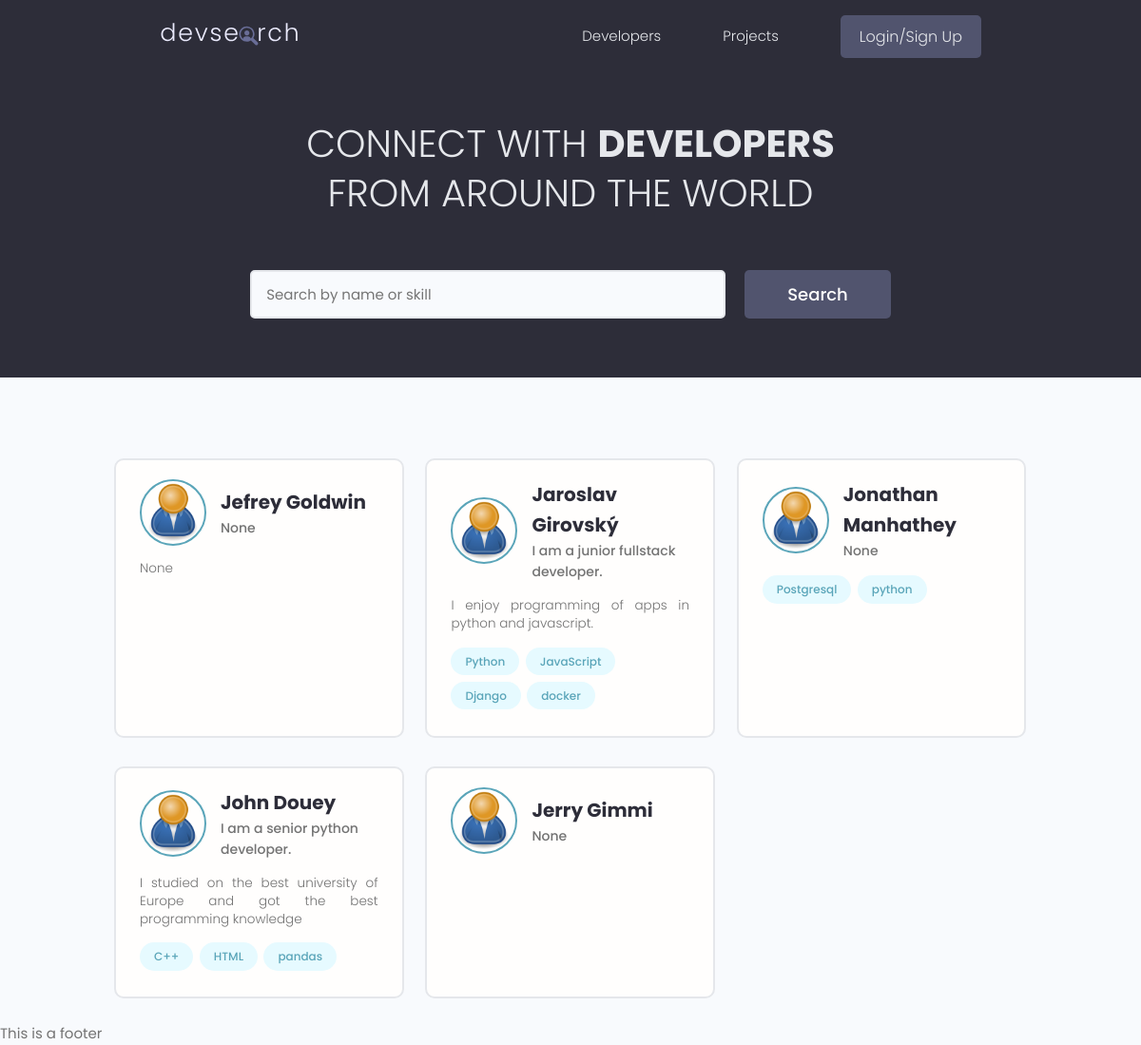
/profiles/, run on the app's committed database.
### users/models.py (models this page shows, shortened)
class Profile(models.Model):
    user = models.OneToOneField(User, on_delete=models.CASCADE, null=True, blank=True)
    username = models.CharField(max_length=200, blank=True, null=True)
    name = models.CharField(max_length=200, blank=True, null=True)
    location = models.CharField(max_length=200, blank=True, null=True)
    email = models.EmailField(max_length=500, blank=True, null=True)
    short_intro = models.CharField(max_length=200, blank=True, null=True)
    bio = models.TextField(blank=True, null=True)
    profile_image = models.ImageField(blank=True, null=True, upload_to="profiles/", default="user-default.png")
    social_github = models.CharField(max_length=200, blank=True, null=True)
    social_twitter = models.CharField(max_length=200, blank=True, null=True)
    social_linkedin = models.CharField(max_length=200, blank=True, null=True)
    social_youtube = models.CharField(max_length=200, blank=True, null=True)
    social_website = models.CharField(max_length=200, blank=True, null=True)
    created_at = models.DateTimeField(auto_now_add=True)
    id = models.UUIDField(default=uuid.uuid4, unique=True, primary_key=True, editable=False)
    @property
    def imageURL(self):
        try:
            url = self.profile_image.url
        except:
            url = ""
        return url

class Skill(models.Model):
    owner = models.ForeignKey(Profile, on_delete=models.CASCADE, null=True, blank=True)
    name = models.CharField(max_length=200)
    description = models.TextField(blank=True, null=True)
    id = models.UUIDField(default=uuid.uuid4, unique=True, primary_key=True, editable=False)

### users/views.py (the view)
# urls.py: path('', RedirectView.as_view(url="profiles/"), name="home"),
def profiles(request):
    profiles, search_query = searchProfiles(request)
    custom_range, profiles = paginateProfiles(request, profiles, 12)
    context = {"profiles": profiles,
               "search_query": search_query,
               "custom_range": custom_range
               }
    return render(request, 'users/profiles.html', context)

### users/utils.py (called while the page is built)
def paginateProfiles(request, queryset, results):
    page = request.GET.get('page')    # current page we are on
    paginator = Paginator(queryset, results)
    try:
        queryset = paginator.page(page)
    except PageNotAnInteger:
        page = 1
        queryset = paginator.page(page)
    except EmptyPage:
        page = paginator.num_pages
        queryset = paginator.page(page)
    leftIndex = (int(page) - 2)
    if leftIndex < 1:
        leftIndex = 1
    rightIndex = (int(page) + 2)
    if rightIndex < 5:
        rightIndex = 5
    if rightIndex > paginator.num_pages:
        rightIndex = paginator.num_pages
    custom_range = range(leftIndex, rightIndex+1)
    return custom_range, queryset

def searchProfiles(request):
    search_query = ''
    if request.GET.get('search_query'):
        search_query = request.GET.get('search_query')
    skills = Skill.objects.filter(name__icontains=search_query)
    profiles = Profile.objects.distinct().filter(
        Q(name__icontains=search_query) |
        Q(short_intro__icontains=search_query) |
        Q(skill__name__icontains=search_query)
    )
    return profiles, search_query

### users/templates/users/profiles.html (shortened to what this page needs)
{% extends "base.html"%}
{% load static %}
{% block content %}
<main class="home">
    <section class="hero-section text-center">
      <div class="container container--narrow">
        <div class="hero-section__box">
          <h2>CONNECT WITH <span>DEVELOPERS</span></h2>
          <h2>FROM AROUND THE WORLD</h2>
        </div>
        <div class="hero-section__search">
          <form id='searchForm' class="form" action="#" method="get">
            <div class="form__field">
              <input class="input input--text" id="formInput#search" type="text" name="search_query"
                value="{{search_query}}" placeholder="Search by name or skill" />
            </div>
            <input class="btn btn--sub btn--lg" type="submit" value="Search" />
          </form>
        </div>
      </div>
    </section>
    <section class="devlist">
      <div class="container">
        <div class="grid grid--three">
        {% for profile in profiles %}
          <div class="column card">
            <div class="dev">
              <a href="{% url 'users:profile-detail' profile.id %}" class="card__body">
                <div class="dev__profile">
                  <img class="avatar avatar--md" src="{{profile.imageURL}}" alt="{{profile.profile_image}}" />
                  <div class="dev__meta">
                    <h3>{{profile.name}}</h3>
                    <h5>{{profile.short_intro|slice:"40"}}</h5>
                  </div>
                </div>
                <p class="dev__info">
                  {{profile.bio|slice:"150"}}
                </p>
                <div class="dev__skills">
                {% for skill in profile.skill_set.all|slice:4 %}
                  <span class="tag tag--pill tag--main">
                    <small>{{skill.name}}</small>
                  </span>
                  {% endfor %}
                </div>
              </a>
            </div>
          </div>
        {% endfor %}
        </div>
      </div>
    </section>
  </main>
{% endblock %}

### static/styles/app.css (style rules this page uses)
:root { --color-sub: #2d2d39; }
.btn--sub { background-color: var(--color-sub-light); }
.card { border: 2px solid var(--color-light); }
img { width: 100%; }
.hero-section { height: 40vh; display: flex; align-items: center; background-color: var(--color-sub); }
.hero-section__box { margin-bottom: 4rem; }
.hero-section__box > h2, .hero-section__box > h2 > span { font-size: 4rem; color: var(--color-light); line-height: 1.3; text-transform: uppercase; }
.hero-section__box > h2 { font-weight: 300; }
.hero-section__box > h2 > span { font-weight: 700; }
.hero-section__search > .form { display: flex; align-items: center; justify-content: center; gap: 2rem; }
.hero-section__search > .form input.input--text { width: 50rem; }
.devlist { margin-top: 8rem; }
.devlist .grid { align-items: stretch; }
.devlist .dev .dev__profile { display: flex; align-items: center; gap: 1.5rem; }
.devlist .dev .dev__meta h3 { color: var(--color-sub); font-size: 2rem; font-weight: 700; }
.devlist .dev .dev__meta h5 { color: var(--color-text); font-size: 1.4rem; font-weight: 500; }
.devlist .dev .dev__info { margin: 1.5rem 0; font-size: 1.35rem; line-height: 1.4; text-align: justify; }

### static/uikit/styles/modules/_variables.css (style rules this page uses)
:root { --color-main: #5aa5b9; --color-main-light: #e6faff; --color-sub: #3f4156; --color-sub-light: #51546e; --color-sub-lighter: #ededfd; --color-text: #737373; --color-gray: #8b8b8b; --color-light: #e5e7eb; --color-light-gray: #767676; --color-bg: #f8fafd; --color-white: #fffefd; --color-white-light: #f3f3f3; --color-success: #359e64; --color-success-bg: #def8e8; --color-error: #fc4b0b; --color-error-bg: #fff2ee; --font-base: 'Poppins', arial, helvetica, 'Segoe UI', roboto, ubuntu, sans-serif; --font-monospace: 'Fira Code', 'Courier New', courier, monospace; --font-regular: 300; --font-medium: 500; --font-bold: 700; --generic-shadow: 1px 1px 5px #00000010; --generic-transition: all 0.3s ease-in-out; }

### static/uikit/styles/modules/_base.css (style rules this page uses)
* { margin: 0; padding: 0; box-sizing: border-box; text-rendering: optimizeLegibility; color: inherit; font-size: inherit; }
html { font-size: 50%; }
@media only screen and (min-width: 480px) { html { font-size: 56.25%; } }
@media only screen and (min-width: 1200px) { html { font-size: 62.5%; } }
body { line-height: 1.6; font-weight: 400; font-size: 1.5rem; color: var(--color-text); background-color: var(--color-bg); min-height: 100vh; }

### static/uikit/styles/modules/_typography.css (style rules this page uses)
* { font-family: var(--font-base); }
h2 { font-size: 3.6rem; font-weight: var(--font-bold); }
h3 { font-size: 3.2rem; font-weight: var(--font-medium); }
h5 { font-size: 2.4rem; font-weight: var(--font-medium); }
h5, h6 { font-weight: var(--font-regular); }
p, span, strong { font-size: 1.6rem; color: var(--color-text); font-weight: var(--font-regular); }
a { padding-bottom: 2px; text-decoration: none; display: inline-block; color: var(--color-main); font-weight: var(--font-medium); }

### static/uikit/styles/modules/_utilities.css (style rules this page uses)
.container { width: 92%; max-width: 165rem; margin: 0 auto; box-sizing: border-box; }
.container--narrow { width: 92%; max-width: 120rem; }
@media screen and (min-width: 1000px) { .container { width: 90%; } }
@media screen and (min-width: 1000px) { .container--narrow { width: 85%; } }
@media screen and (min-width: 1200px) { .container { width: 80%; } }
@media screen and (min-width: 1200px) { .container--narrow { width: 72%; } }
.text-center { text-align: center; }

### static/uikit/styles/modules/_avatar.css (style rules this page uses)
.avatar { border-radius: 50%; border: 2px solid var(--color-main); object-fit: cover; }
.avatar--md { height: 7rem; width: 7rem; }

### static/uikit/styles/modules/_button.css (style rules this page uses)
.btn { display: inline-block; position: relative; cursor: pointer; background-color: var(--color-light); font-weight: var(--font-medium); color: var(--color-sub); text-decoration: none; padding: 1rem 2rem; border-radius: 0.5rem; border: none; width: -webkit-fit-content; width: -moz-fit-content; width: fit-content; height: -webkit-fit-content; height: -moz-fit-content; height: fit-content; font-size: 1.6rem; outline-width: 0; outline-color: transparent; -webkit-backface-visibility: hidden; backface-visibility: hidden; transition: all 0.3s ease-in-out; }
.btn--sub { background-color: var(--color-sub); color: var(--color-white); }
.btn--lg { font-size: 1.8rem; padding: 1.2rem 4.5rem; }

### static/uikit/styles/modules/_card.css (style rules this page uses)
.card { border-radius: 1rem; background-color: var(--color-white); border: 1.5px solid var(--color-light); width: auto; height: auto; margin-top: 0.5rem; margin-bottom: 0.5rem; overflow: hidden; }
.card__body, .card__header { padding: 2rem 2.5rem; }

### data on the page
Profile: imageURL (placeholder picture), name "Jefrey Goldwin", short_intro "None", bio "None"
Profile: imageURL (placeholder picture), name "Jaroslav Girovský", short_intro "I am a junior fullstack developer.", bio "I enjoy programming of apps in python and javascript."
Skill: name "Python"
Skill: name "JavaScript"
Skill: name "Django"
Skill: name "docker"
Profile: imageURL (placeholder picture), name "Jonathan Manhathey", short_intro "None"
Skill: name "Postgresql"
Skill: name "python"
Profile: imageURL (placeholder picture), name "John Douey", short_intro "I am a senior python developer.", bio "I studied on the best university of Europe and got the best programming knowledge"
Skill: name "C++"
Skill: name "HTML"
Skill: name "pandas"
Profile: imageURL (placeholder picture), name "Jerry Gimmi", short_intro "None"
